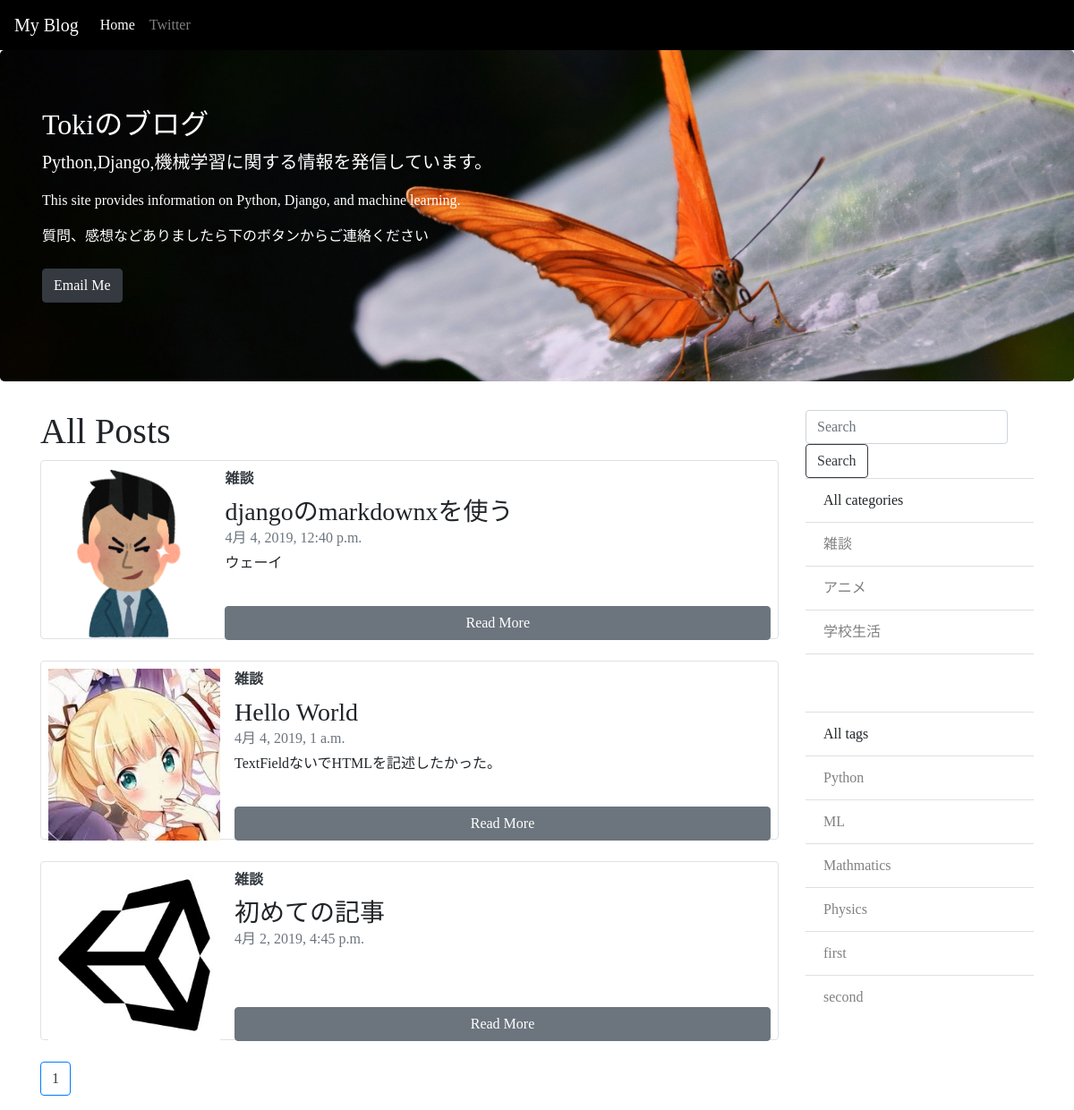
Page /category/1/ on the committed database.
### blog/models.py (models this page shows, shortened)
class Post(models.Model):
    title  = models.CharField('title',max_length=50)
    subtitle = models.CharField('subtitle',max_length=100,blank=True)
    thumbnail = models.ImageField(upload_to='images/')
    text = MarkdownxField('test_text')
    created_at = models.DateTimeField('datetime',default=timezone.now)
    category = models.ForeignKey(Category,verbose_name='category',on_delete=models.PROTECT)
    tag = models.ManyToManyField(Tag,blank=True,verbose_name='tag')

class Category(models.Model):
    name = models.CharField("category name",max_length=255)
    created_at = models.DateTimeField('datetime',default=timezone.now)
    def __str__(self):
        return self.name

class Tag(models.Model): # add
    name = models.CharField("tag",max_length=50)
    created_at = models.DateTimeField("作成日",auto_now_add=True)
    def __str__(self):
        return self.name

### blog/views.py (the view)
# urls.py: path('category/<int:pk>/',views.CategoryView.as_view(),name='category'),
class CategoryView(generic.ListView):
    model = Post
    paginate_by = 10
    def get_queryset(self):
        category = get_object_or_404(Category,pk=self.kwargs['pk'])
        queryset = Post.objects.order_by('-created_at').filter(category=category)
        return queryset

### blog/context_processors.py (called while the page is built)
def common(request):
    context = {
        'category_list':Category.objects.all(),
        'tag_list':Tag.objects.all(),
    }
    return context

### blog/templatetags/mytag.py (called while the page is built)
@register.simple_tag
def url_replace(request, field, value):
    url_dict = request.GET.copy()
    url_dict[field] = value
    return url_dict.urlencode()

### blog/templates/blog/post_list.html
{% extends 'blog/base.html' %}
{% load static %}
{% block content %}
   <h1><span style="font-weight:100;">All Posts</span></h1>
{% for post in post_list %}
<div class="post row no-gutters border rounded overflow-hidden flex-md-row mb-4 shadow-sm h-md-250 position-relative">
  <div class="col-auto d-none d-lg-block">
    <img class="thumbnail mt-2 ml-2 pr-2 pb-2 img-fluid" src='{{ post.thumbnail.url }}' >
  </div>
  <div class="col p-2 d-flex flex-column position-static">
    <strong class="d-inline-block mb-2 text-dark">{{ post.category }}</strong>
    <h3 class="mb-0">{{ post.title }}</h3>
    <div class="mb-1 text-muted">{{ post.created_at }}</div>
    <p class="card-text mb-auto">{{post.subtitle}}</p>
    <a href="{% url 'blog:detail' post.pk %}" class="btn btn-secondary" >Read More</a>
  </div>
</div>
{% endfor %}
{% include 'blog/page.html' %}
{% endblock %}

### blog/templates/blog/base.html (shortened to what this page needs)
  {% load static %}
<html>
<head>
  <link rel="stylesheet" href="{% static 'blog/blog.css' %}">
  <link rel="stylesheet" href="https://maxcdn.bootstrapcdn.com/bootstrap/4.0.0-beta.2/css/bootstrap.min.css">
</head>
<body>
  <nav class="navbar navbar-expand-lg navbar-dark">
      <a class="navbar-brand" href="{% url 'blog:index' %}">My Blog</a>
      <div class="collapse navbar-collapse" id="navbarSupportedContent">
        <ul class="navbar-nav mr-auto">
          <li class="nav-item active ">
            <a class="nav-link text-center" href="{% url 'blog:index' %}">Home</a>
          </li>
          <li class="nav-item">
            <a class="nav-link text-center" href="https://twitter.com/tynk03179592?lang=ja">Twitter</a>
          </li>
        </ul>
      </div>
    </nav>
  <div class="jumbotron img-fluid center-block pc">
    <div class="col-auto text-white">
      <h2 class="display-5 title">Tokiのブログ</h2>
      <p class="lead">Python,Django,機械学習に関する情報を発信しています。</p>
      <p>This site provides information on Python, Django, and machine learning.</p>
        <p class="lead">
          <p>質問、感想などありましたら下のボタンからご連絡ください</p>
          <a href="mailto:aef6ji@gmail.com" class="btn btn-dark my-2">Email Me</a>
        </p>
      </div>
    </div>
    <div class="container">
      <div class="row">
        <div class="col-md-9">
          {% block content %}
          {% endblock %}
        </div>
        <div class="col-md-3">
          <form class="form-inline my-2 my-lg-0" method="GET" action = "{% url 'blog:index' %}">
                    <input class="form-control mr-sm-2" type="text" placeholder="Search" aria-label="Search" name ="keyword">
                    <button class="btn btn-outline-dark my-2 my-sm-0" type="submit">Search</button>
          </form>
          <ul class="list-group list-group-flush mb-3">
            <li class="all-posts-title list-group-item">All categories</li>
            {% for category in category_list %}
            <li class="list-group-item"><a  href="{% url 'blog:category' category.pk %}">{{ category }}</a></li>
            {% endfor%}
          </ul>
          <ul class="list-group list-group-flush">
            <li class="list-group-item mt-5">All tags</li>
            {% for tag in tag_list %}
            <li class="list-group-item"><a href="{% url 'blog:tag' tag.name %}">{{ tag }}</a></li>
            {% endfor%}
          </ul>
        </div>
      </div>
  </body>
</html>

### static/blog/blog.css (style rules this page uses)
body { font-weight:100; }
.post { height: 200px; }
.thumbnail { max-height: 200px; max-width: 200px; }
.pc { background-image: url("/static/image/blog-image.jpg"); background-size:cover; }
.pc { display: block !important; }

### blog/templates/blog/base.html (style rules this page uses)
body { font-family: 'Noto Serif SC', serif; }
a { color:gray; }
.navbar { background-color: black; }

### rows in the picture
Post: thumbnail (picture), category "雑談", title "djangoのmarkdownxを使う", created_at "4月 4, 2019, 12:40 p.m.", subtitle "ウェーイ"
Post: thumbnail (picture), category "雑談", title "Hello World", created_at "4月 4, 2019, 1 a.m.", subtitle "TextFieldないでHTMLを記述したかった。"
Post: thumbnail (picture), category "雑談", title "初めての記事", created_at "4月 2, 2019, 4:45 p.m."
Category: name "雑談"
Category: name "アニメ"
Category: name "学校生活"
Tag: name "Python"
Tag: name "ML"
Tag: name "Mathmatics"
Tag: name "Physics"
Tag: name "first"
Tag: name "second"

### other values in the picture
{{ link_page }} "1"
